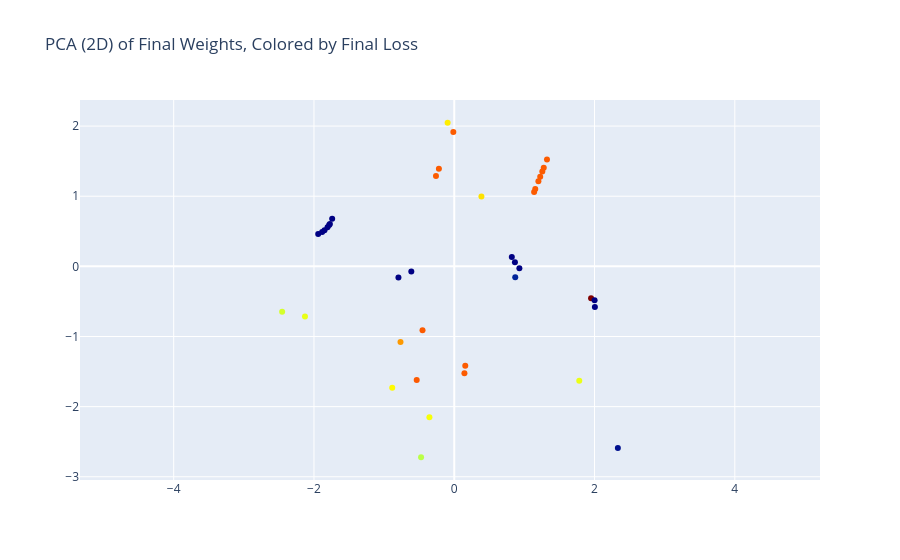

Here is the notebook cell this chart was saved with:
### Markdown cell above
### PCA on flattened weight vectors

Each run's `(fc1, fc2)` weights, flattened into a single vector, projected
to 2D and 3D via PCA, colored by that run's final loss.

- Cluster around the origin: most networks converge to similar weights.
- Dark points: low final loss (network learned well).
- Light/red points: higher final loss (network failed), these still tend
  to land inside the main cluster, i.e. failed runs are not weight-space
  outliers.

### Code cell
pca_2d = PCA(n_components=2)
projected_2d = pca_2d.fit_transform(weights_finish)
plot_data(projected_2d.T, loss_finish, title="PCA (2D) of Final Weights, Colored by Final Loss")

### Figure 1 — Plotly figure (JSON) as saved in the notebook; plotly's stock layout.template omitted (floating-point values rounded to 4 significant figures)
{"data": [{"hoverinfo": "text", "marker": {"color": [0.0001324, 0.001902, 0.002258, 0.0001355, 0.0001323, 0.00208, 0.00241, 0.001834, 0.000143, 0.00241, 0.0001377, 0.0001327, 0.001957, 0.0003036, 0.00241, 0.0004957, 0.001953, 0.00205, 0.00241, 0.0001323, 0.00014, 0.00241, 0.00241, 0.00241, 0.00241, 0.003258, 0.00241, 0.000134, 0.000138, 0.0001341, 0.002018, 0.0001332, 0.00241, 0.00241, 0.00241, 0.002414, 0.001988, 0.00241, 0.0001331, 0.0001323], "colorscale": [[0, "rgb(0,0,131)"], [0.2, "rgb(0,60,170)"], [0.4, "rgb(5,255,255)"], [0.6, "rgb(255,255,0)"], [0.8, "rgb(250,0,0)"], [1, "rgb(128,0,0)"]], "opacity": 1, "size": 6}, "mode": "markers", "text": ["Color: 0.000", "Color: 0.002", "Color: 0.002", "Color: 0.000", "Color: 0.000", "Color: 0.002", "Color: 0.002", "Color: 0.002", "Color: 0.000", "Color: 0.002", "Color: 0.000", "Color: 0.000", "Color: 0.002", "Color: 0.000", "Color: 0.002", "Color: 0.000", "Color: 0.002", "Color: 0.002", "Color: 0.002", "Color: 0.000", "Color: 0.000", "Color: 0.002", "Color: 0.002", "Color: 0.002", "Color: 0.002", "Color: 0.003", "Color: 0.002", "Color: 0.000", "Color: 0.000", "Color: 0.000", "Color: 0.002", "Color: 0.000", "Color: 0.002", "Color: 0.002", "Color: 0.002", "Color: 0.002", "Color: 0.002", "Color: 0.002", "Color: 0.000", "Color: 0.000"], "type": "scatter", "x": [-1.784, -2.454, -0.7663, -1.85, -0.612, 0.3874, 1.155, -0.4731, -1.94, 0.1452, 0.9287, 2.005, 1.783, 2.333, -0.2188, 0.8697, -2.128, -0.09434, 1.225, 0.8209, -0.7956, -0.01293, 1.2, 1.256, 1.276, 1.951, 0.1572, -1.741, -1.884, 2.001, -0.8843, 0.8651, 1.322, -0.4525, -0.2607, -0.5352, -0.3541, 1.139, -1.807, -1.773], "y": [0.5882, -0.647, -1.077, 0.5158, -0.07255, 0.9967, 1.102, -2.722, 0.4597, -1.523, -0.02697, -0.5786, -1.631, -2.591, 1.393, -0.1555, -0.7137, 2.048, 1.278, 0.1318, -0.1588, 1.916, 1.214, 1.354, 1.406, -0.4535, -1.418, 0.6788, 0.491, -0.4849, -1.729, 0.05764, 1.522, -0.9101, 1.287, -1.619, -2.152, 1.06, 0.5587, 0.6056]}], "layout": {"title": {"text": "PCA (2D) of Final Weights, Colored by Final Loss"}, "xaxis": {"scaleanchor": "y"}, "yaxis": {"scaleanchor": "x"}}}
